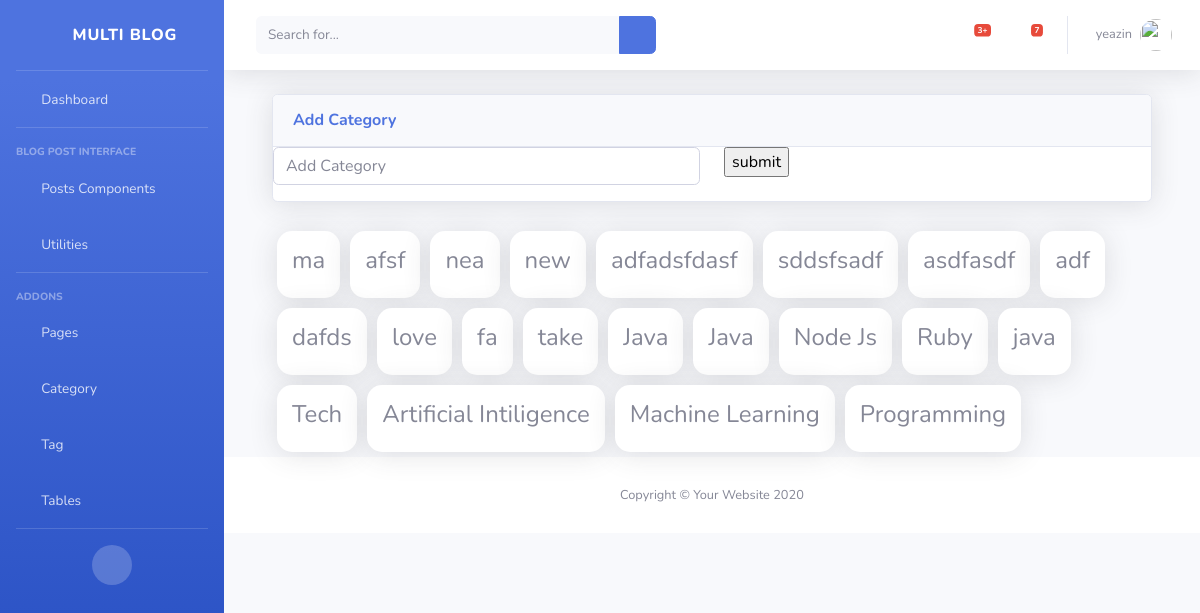
/dashboard/category/ (signed in), run on the app's committed database.
### dashboard/models.py (models this page shows, shortened)
class Author(models.Model):
    author = models.OneToOneField(User, on_delete= models.CASCADE)
    email = models.EmailField(unique=True, blank=True, null=True)
    first_name = models.CharField(max_length=100, null=True, blank=True, verbose_name='First Name')
    last_name = models.CharField(max_length=100, null=True, blank=True,verbose_name='Last Name')
    designation = models.CharField(max_length=10, null=True)
    author_image = models.ImageField(upload_to='author/',verbose_name='Author Profile Image',blank=True, null=True)
    auth_status = models.CharField(max_length=100, null=True)
    class Meta:
        verbose_name_plural = 'Author'

### blog/models.py (models this page shows)
class Catagory(models.Model):
    name = models.CharField(max_length=200, null=True)
    class Meta:
        verbose_name_plural = 'Catagory'
    def __str__(self):
        return str(self.name)

### dashboard/views.py (the view)
# urls.py: path('category/', views.CatagoryFunction.as_view(), name='category'),
class CatagoryFunction(View):
    @method_decorator(login_required(login_url='login'))
    def dispatch(self,request,*args,**kwargs):
        return super().dispatch(request,*args,**kwargs)
    def get(self, request,*args,**kwargs):
        catagory_obj = Catagory.objects.all().order_by('-id')
        context ={
            'catagory':catagory_obj
        }
        return render(request,'dashboard/catagory/catagory.html', context)

### blog/context_processors.py (called while the page is built)
def globalVariable(request):
    featured_post = Blog.objects.filter(featured=True, status='active').order_by('-id')
    catagories_obj  = Catagory.objects.all().order_by('-id')
    tags_obj = Tag.objects.all().order_by('-id')
    popular_post = Blog.objects.all().order_by('-id')[:3]
    images_obj = Blog.objects.only('image').order_by('-id')[:6]
    all_post = Blog.objects.all().order_by('-id')
    context = {
            'featured':featured_post,
            'popular': popular_post,
            'catagories':catagories_obj,
            'tags':tags_obj,
            'image':images_obj,
        }
    return context

### templates/dashboard/catagory/catagory.html (shortened to what this page needs)
{% extends 'dashboard/base/base.html' %}
{% block body %}
<div class="container-fluid">
    <div class="card shadow mb-4">
        <div class="card-header py-3">
            <h6 class="m-0 font-weight-bold text-primary">Add Category</h6>
        </div>
    <form action="{% url 'add_category' %}" method="POST">
        <div class="row">
            <div class="col">
                <div class="form-group">
                <input type="text" class="form-control" placeholder="Add Category" name="catagory">
                </div>
            </div>
            <div class="col">
                <input type="submit" value="submit">
            </div>
        </div>
    </form>
</div>
    <div class="category_wrap">
        {% for cat in catagory %}
        <div class="category">
            <h4>{{cat}}</h4>
        </div>
        {% endfor %}
    </div>
</div>
{% endblock %}

### templates/dashboard/base/base.html (shortened to what this page needs)
<!DOCTYPE html>
<html lang="en">
    {% load static %}
    {% load humanize %}
<head>
    {% load static %}
    <link href="{% static  'vendor/fontawesome-free/css/all.min.css' %}" rel="stylesheet" type="text/css">
    <link href="{% static 'css/sb-admin-2.min.css' %}" rel="stylesheet">
</head>
<body id="page-top">
    <div id="wrapper">
        <ul class="navbar-nav bg-gradient-primary sidebar sidebar-dark accordion" id="accordionSidebar">
            <a class="sidebar-brand d-flex align-items-center justify-content-center" href="index.html">
                <div class="sidebar-brand-icon rotate-n-15">
                    <i class="fas fa-laugh-wink"></i>
                </div>
                <div class="sidebar-brand-text mx-3">Multi Blog</div>
            </a>
            <hr class="sidebar-divider my-0">
            {%  url 'dashboard' as url %}
            <li class="nav-item {% if request.path == url %} active {% endif %}">
                <a class="nav-link" href="{{ url }}">
                    <i class="fas fa-fw fa-tachometer-alt"></i>
                    <span>Dashboard</span></a>
            </li>
            <hr class="sidebar-divider">
            <div class="sidebar-heading">
                Blog Post Interface
            </div>
            <li class="nav-item">
                <a class="nav-link collapsed" href="#" data-toggle="collapse" data-target="#collapseTwo"
                    aria-expanded="true" aria-controls="collapseTwo">
                    <i class="fas fa-fw fa-cog"></i>
                    <span> Posts Components</span>
                </a>
            </li>
            <li class="nav-item">
                <a class="nav-link collapsed" href="#" data-toggle="collapse" data-target="#collapseUtilities"
                    aria-expanded="true" aria-controls="collapseUtilities">
                    <i class="fas fa-fw fa-wrench"></i>
                    <span>Utilities</span>
                </a>
            </li>
            <hr class="sidebar-divider">
            <div class="sidebar-heading">
                Addons
            </div>
            <li class="nav-item">
                <a class="nav-link collapsed" href="#" data-toggle="collapse" data-target="#collapsePages"
                    aria-expanded="true" aria-controls="collapsePages">
                    <i class="fas fa-fw fa-folder"></i>
                    <span>Pages</span>
                </a>
            </li>
            <li class="nav-item">
                <a class="nav-link" href="{% url 'category' %}">
                    <i class="fas fa-fw fa-chart-area"></i>
                    <span>Category</span></a>
            </li>
            <li class="nav-item">
                <a class="nav-link" href="{% url 'tag' %}">
                    <i class="fas fa-fw fa-chart-area"></i>
                    <span>Tag</span></a>
            </li>
            <li class="nav-item">
                <a class="nav-link" href="tables.html">
                    <i class="fas fa-fw fa-table"></i>
                    <span>Tables</span></a>
            </li>
            <hr class="sidebar-divider d-none d-md-block">
            <div class="text-center d-none d-md-inline">
                <button class="rounded-circle border-0" id="sidebarToggle"></button>
            </div>
        </ul>
        <div id="content-wrapper" class="d-flex flex-column">
            <div id="content">
                <nav class="navbar navbar-expand navbar-light bg-white topbar mb-4 static-top shadow">
                    <form
                        class="d-none d-sm-inline-block form-inline mr-auto ml-md-3 my-2 my-md-0 mw-100 navbar-search">
                        <div class="input-group">
                            <input type="text" class="form-control bg-light border-0 small" placeholder="Search for..."
                                aria-label="Search" aria-describedby="basic-addon2">
                            <div class="input-group-append">
                                <button class="btn btn-primary" type="button">
                                    <i class="fas fa-search fa-sm"></i>
                                </button>
                            </div>
                        </div>
                    </form>
                    <ul class="navbar-nav ml-auto">
                        <li class="nav-item dropdown no-arrow mx-1">
                            <a class="nav-link dropdown-toggle" href="#" id="alertsDropdown" role="button"
                                data-toggle="dropdown" aria-haspopup="true" aria-expanded="false">
                                <i class="fas fa-bell fa-fw"></i>
                                <span class="badge badge-danger badge-counter">3+</span>
                            </a>
                        </li>
                        <li class="nav-item dropdown no-arrow mx-1">
                            <a class="nav-link dropdown-toggle" href="#" id="messagesDropdown" role="button"
                                data-toggle="dropdown" aria-haspopup="true" aria-expanded="false">
                                <i class="fas fa-envelope fa-fw"></i>
                                <span class="badge badge-danger badge-counter">7</span>
                            </a>
                        </li>
                        <li class="nav-item dropdown no-arrow">
                            <a class="nav-link dropdown-toggle" href="#" id="userDropdown" role="button"
                                data-toggle="dropdown" aria-haspopup="true" aria-expanded="false">
                                <span class="mr-2 d-none d-lg-inline text-gray-600 small">{{ user.author.author.username }}</span>
                                {% if user.author.author_image %}
                                <img class="img-profile rounded-circle"
                                    src="{{ user.author.author_image.url }}">
                                {% else %}
                                <img class="img-profile rounded-circle" src="https://www.pngarts.com/files/11/Avatar-PNG-Transparent-Image.png" alt="">
                                {% endif %}
                            </a>
                        </li>
                    </ul>
                </nav>
                <div class="container-fluid">
                {% block body %}{% endblock %}
            </div>
            <footer class="sticky-footer bg-white" style="bottom: 0;">
                <div class="container my-auto">
                    <div class="copyright text-center my-auto">
                        <span>Copyright &copy; Your Website 2020</span>
                    </div>
                </div>
            </footer>
        </div>
    </div>
</body>
</html>

### data on the page
Catagory: name "ma"
Catagory: name "afsf"
Catagory: name "nea"
Catagory: name "new"
Catagory: name "adfadsfdasf"
Catagory: name "sddsfsadf"
Catagory: name "asdfasdf"
Catagory: name "adf"
Catagory: name "dafds"
Catagory: name "love"
Catagory: name "fa"
Catagory: name "take"
Catagory: name "Java"
Catagory: name "Java"
Catagory: name "Node Js"
Catagory: name "Ruby"
Catagory: name "java"
Catagory: name "Tech"
Catagory: name "Artificial Intiligence"
Catagory: name "Machine Learning"
Catagory: name "Programming"

### other printed values
{{ user.author.author.username }} "yeazin"
